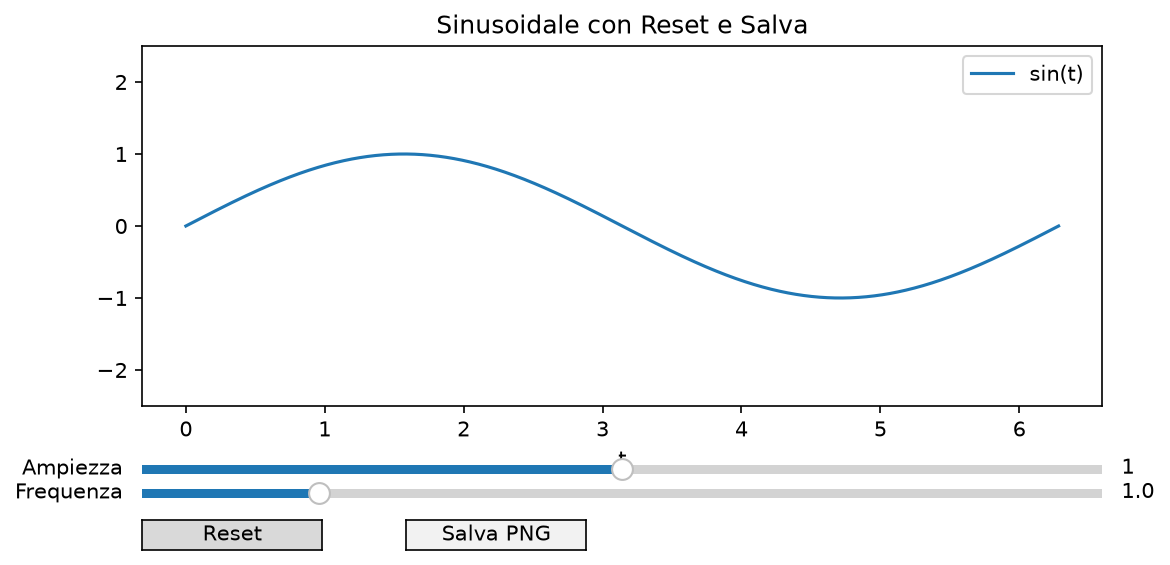

Here is the Python script that generated this plot:
# Importiamo le librerie necessarie
import numpy as np
import matplotlib.pyplot as plt
from matplotlib.widgets import Slider, Button


# --------------------------------------------------
# PREPARAZIONE DEI DATI
# --------------------------------------------------

# Generiamo 1000 punti tra 0 e 2π
t = np.linspace(0, 2*np.pi, 1000)

# Impostiamo i valori iniziali di ampiezza e frequenza
amp0 = 1.0
freq0 = 1.0


# --------------------------------------------------
# CREAZIONE DEL GRAFICO
# --------------------------------------------------

# Creiamo la figura e gli assi
fig, ax = plt.subplots(figsize=(8, 4))

# Riserviamo spazio nella parte inferiore
# per inserire slider e pulsanti
plt.subplots_adjust(left=0.1, bottom=0.28)

# Disegniamo la curva iniziale del seno
# Conserviamo il riferimento alla linea in sin_line
sin_line, = ax.plot(
    t,
    amp0 * np.sin(freq0 * t),
    label="sin(t)"
)

# Impostiamo i limiti verticali del grafico
ax.set_ylim(-2.5, 2.5)

# Inseriamo il nome dell'asse X
ax.set_xlabel("t")

# Inseriamo il titolo del grafico
ax.set_title("Sinusoidale con Reset e Salva")

# Mostriamo la legenda
ax.legend()


# --------------------------------------------------
# SLIDER AMPIEZZA
# --------------------------------------------------

# Creiamo lo spazio per il primo slider
ax_amp = plt.axes([0.1, 0.16, 0.8, 0.03])

# Creiamo lo slider dell'ampiezza
# Valore minimo: 0
# Valore massimo: 2
# Valore iniziale: amp0
s_amp = Slider(
    ax_amp,
    "Ampiezza",
    0.0,
    2.0,
    valinit=amp0
)


# --------------------------------------------------
# SLIDER FREQUENZA
# --------------------------------------------------

# Creiamo lo spazio per il secondo slider
ax_freq = plt.axes([0.1, 0.12, 0.8, 0.03])

# Creiamo lo slider della frequenza
# Valore minimo: 0.1
# Valore massimo: 5
# Valore iniziale: freq0
s_freq = Slider(
    ax_freq,
    "Frequenza",
    0.1,
    5.0,
    valinit=freq0
)


# --------------------------------------------------
# FUNZIONE DI AGGIORNAMENTO
# --------------------------------------------------

def update(val):

    # Recuperiamo i valori attuali dei due slider
    A = s_amp.val
    f = s_freq.val

    # Aggiorniamo la curva del seno
    sin_line.set_ydata(A * np.sin(f * t))

    # Aggiorniamo il grafico senza ricrearlo
    fig.canvas.draw_idle()


# Colleghiamo entrambi gli slider alla funzione update
s_amp.on_changed(update)
s_freq.on_changed(update)


# --------------------------------------------------
# PULSANTE RESET
# --------------------------------------------------

# Creiamo lo spazio per il pulsante Reset
ax_reset = plt.axes([0.1, 0.04, 0.15, 0.05])

# Creiamo il pulsante
btn_reset = Button(ax_reset, "Reset")


# Funzione eseguita quando clicchiamo Reset
def reset(event):

    # Riportiamo lo slider dell'ampiezza al valore iniziale
    s_amp.reset()

    # Riportiamo lo slider della frequenza al valore iniziale
    s_freq.reset()

    # Aggiorniamo il grafico
    update(None)


# Colleghiamo il pulsante alla funzione reset
btn_reset.on_clicked(reset)


# --------------------------------------------------
# PULSANTE SALVA PNG
# --------------------------------------------------

# Creiamo lo spazio per il pulsante Salva PNG
ax_save = plt.axes([0.32, 0.04, 0.15, 0.05])

# Creiamo il pulsante
btn_save = Button(ax_save, "Salva PNG")


# Funzione eseguita quando clicchiamo Salva PNG
def save_png(event):

    # Definiamo il nome del file
    filename = "esercizio2.png"

    # Salviamo la figura in formato PNG
    # dpi=150 imposta la risoluzione
    # bbox_inches="tight" riduce gli spazi bianchi
    fig.savefig(filename, dpi=150, bbox_inches="tight")

    # Comunichiamo il nome del file salvato
    print(f"Grafico salvato in: {filename}")


# Colleghiamo il pulsante alla funzione save_png
btn_save.on_clicked(save_png)


# --------------------------------------------------
# VISUALIZZAZIONE
# --------------------------------------------------

# Mostriamo il grafico interattivo
plt.show()
